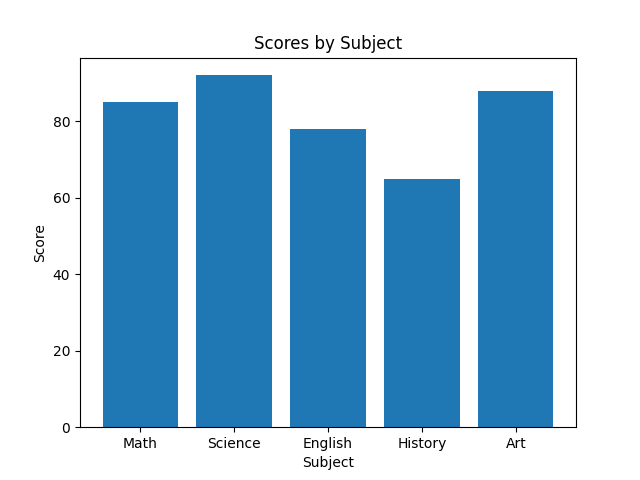

This figure's Python source:
import matplotlib.pyplot as plt

plt.bar(['Math', 'Science', 'English', 'History', 'Art'], [85, 92, 78, 65, 88])
plt.title('Scores by Subject')
plt.xlabel('Subject')
plt.ylabel('Score')
plt.savefig('bar.png')
plt.show()
